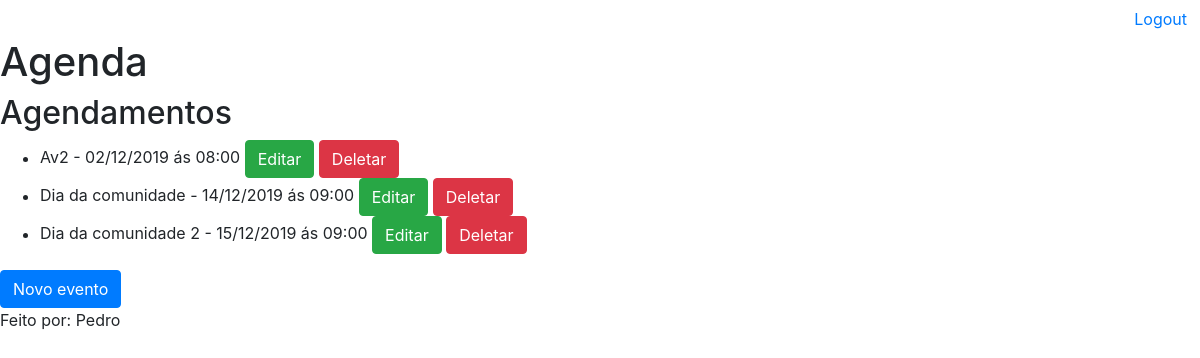
The app's page /agenda/ (signed in), older data.
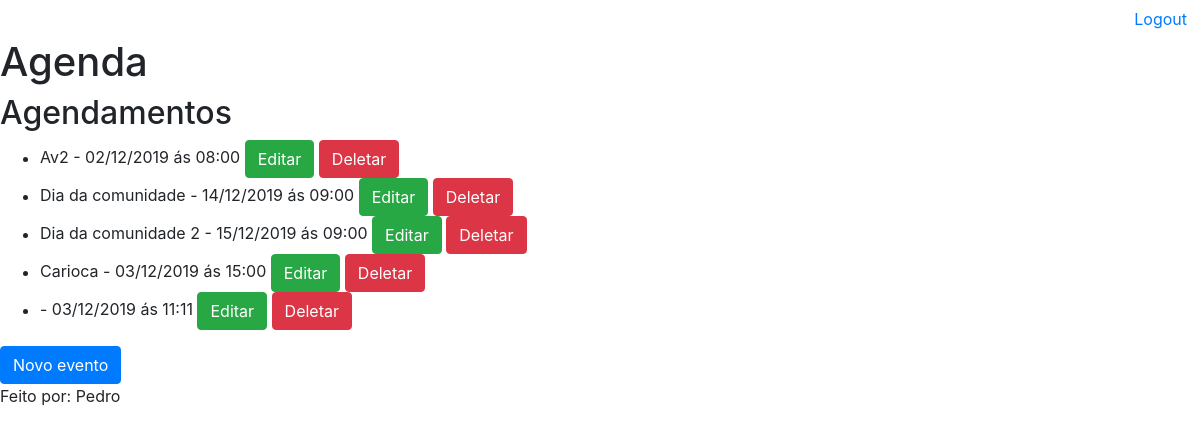
The same page, newer data.
### core/models.py (models this page shows, shortened)
class Eventos(models.Model):
    titulo = models.CharField(max_length=100)
    descricao = models.TextField(blank=True, null=True)
    dataEvento = models.DateTimeField(verbose_name='Data do Evento')
    dataCriacao = models.DateTimeField(auto_now=True,verbose_name='Data de Criação')
    local = models.CharField(max_length=100,verbose_name='Local', null=True)
    usuario = models.ForeignKey(User, on_delete=models.CASCADE)
    class Meta:
        db_table = 'evento'
    def getDataEvento(self):
        return self.dataEvento.strftime('%d/%m/%Y ás %H:%M')

### core/views.py (the view)
# urls.py: path('agenda/',views.listaEventos),
@login_required(login_url='/login/')
def listaEventos(request):
    user = request.user
    eventos = Eventos.objects.filter(usuario=user)
    dados = {'eventos':eventos}
    return render(request,'agenda.html',dados)

### templates/agenda.html
{% extends 'modelPage.html' %}
{% block content %}
    <h2>Agendamentos</h2>
    <ul>
        {% for evento in eventos %}
            <li>{{evento.titulo}} - {{evento.getDataEvento}}
                <a class="btn btn-success" href="evento/?id={{evento.id}}" role="button">Editar</a>
                <a class="btn btn-danger" href="evento/delete/{{evento.id}}/" role="button">Deletar</a>
            </li>
        {% endfor %}
    </ul>
    <a class="btn btn-primary" href="evento/" role="button">Novo evento</a>
{% endblock %}

Row changes from the older to the newer data that the page shows:
added Eventos: titulo "Carioca", getDataEvento "03/12/2019 ás 15:00"
added Eventos: getDataEvento "03/12/2019 ás 11:11"
